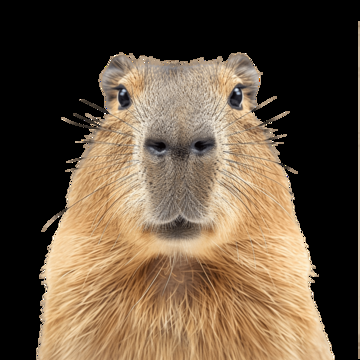
#> input picture capy.png, 360 x 360 px
$ python CAPYMERA.py
#> lines starting #> are read from the running program, lines starting #| are printed output that depends on the picture
import cv2
import numpy as np
import os
from collections import deque

# Initialize webcam
cap = cv2.VideoCapture(0)

# Get frame dimensions
frame_width = int(cap.get(3))
frame_height = int(cap.get(4))

# Define codec and create VideoWriter object
fourcc = cv2.VideoWriter_fourcc(*'XVID')
out = cv2.VideoWriter('output.avi', fourcc, 20.0, (frame_width, frame_height))

# Load Haar cascade for face detection
haar_cascade_path = 'haarcascade_frontalface_default.xml'
if not os.path.exists(haar_cascade_path):
    raise FileNotFoundError(f"Haar cascade file '{haar_cascade_path}' not found!")

face_cascade = cv2.CascadeClassifier(haar_cascade_path)

# Load the filter image (Ensure this file exists)
filter_path = 'capy.png'
filter_img = cv2.imread(filter_path, cv2.IMREAD_UNCHANGED)
#> filter_img is the input picture: shape (360, 360, 4); mean B, G, R, A 62.7, 82.3, 100.4, 128.6
if filter_img is None:
    raise FileNotFoundError(f"Filter image '{filter_path}' not found.")

# Queue to store face positions for smoothing
face_history = deque(maxlen=10)  # Store last 10 detections

# Toggle flag for filter display
filter_enabled = False

# Function to overlay an image with transparency on a frame
def overlay_image(background, overlay, x, y, w, h):
    overlay_resized = cv2.resize(overlay, (w, h))

    if overlay_resized.shape[2] == 4:
        mask = overlay_resized[:, :, 3] / 255.0
        overlay_rgb = overlay_resized[:, :, :3]

        # Ensure within bounds
        y1, y2 = max(0, y), min(background.shape[0], y + h)
        x1, x2 = max(0, x), min(background.shape[1], x + w)

        # Adjust overlay and mask dimensions
        overlay_cropped = overlay_rgb[:y2 - y1, :x2 - x1]
        mask_cropped = mask[:y2 - y1, :x2 - x1]

        # Blend overlay with background
        for c in range(3):
            background[y1:y2, x1:x2, c] = (1 - mask_cropped) * background[y1:y2, x1:x2, c] + mask_cropped * overlay_cropped[:, :, c]

# Mode flag for recording
recording = False

while True:
    ret, frame = cap.read()
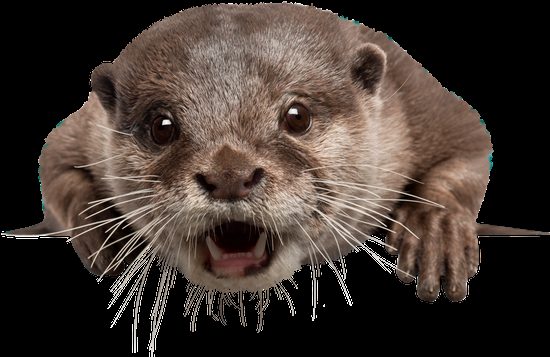
#> input picture otter.png, 550 x 357 px, given in place of the camera
#> frame is the input picture: shape (357, 550, 3); mean B, G, R 47.9, 54.2, 65.3
    if not ret:
        break

    gray = cv2.cvtColor(frame, cv2.COLOR_BGR2GRAY)
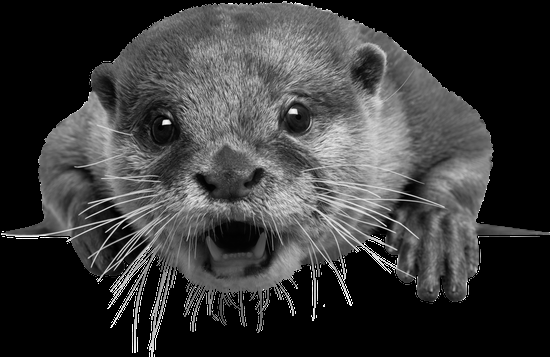
#> gray: shape (357, 550); min 0, max 255, mean 56.8
    faces = face_cascade.detectMultiScale(gray, scaleFactor=1.3, minNeighbors=5, minSize=(50, 50))
#> faces = ()

    if len(faces) > 0:
        x, y, w, h = faces[0]  # Take the first detected face

        # Store face positions for smoothing
        face_history.append((x, y, w, h))

        # Compute moving average of the last 10 frames
        x = int(np.mean([pos[0] for pos in face_history]))
        y = int(np.mean([pos[1] for pos in face_history]))
        w = int(np.mean([pos[2] for pos in face_history]))
        h = int(np.mean([pos[3] for pos in face_history]))

        # Apply filter if enabled
        if filter_enabled:
            overlay_image(frame, filter_img, x - int(w * 0.1), y - int(h * 0.4), int(w * 1.4), int(h * 1.5))

    # Display recording status
    display_frame = frame.copy()
    cv2.putText(display_frame, 'Record: Space | Exit: ESC | Filter: F', (10, 30), cv2.FONT_HERSHEY_SIMPLEX, 0.6, (255, 255, 255), 1)

    if recording:
        out.write(frame)
        cv2.putText(display_frame, 'Recording...', (10, 70), cv2.FONT_HERSHEY_SIMPLEX, 1, (10, 10, 200), 2)
    else:
        cv2.putText(display_frame, 'Ready to Record', (10, 70), cv2.FONT_HERSHEY_SIMPLEX, 1, (25, 200, 50), 2)
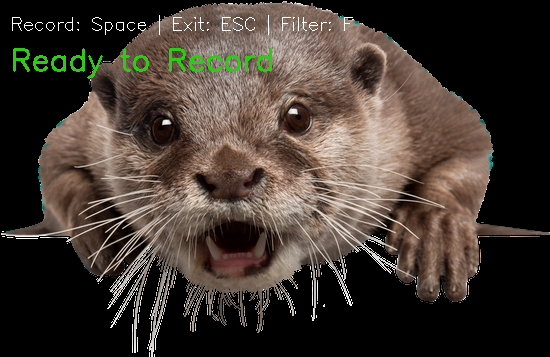
#> display_frame: shape (357, 550, 3); mean B, G, R 48.3, 56.2, 65.8

    # Show frame
    cv2.imshow('Video Recorder', display_frame)

    # Handle key events
    key = cv2.waitKey(1) & 0xFF
#> (key Esc is pressed here)
    if key == 27:  # ESC key to exit
        break
    elif key == 32:  # Space key to toggle recording mode
        recording = not recording
    elif key == ord('f'):  # Toggle filter with 'F' key
        filter_enabled = not filter_enabled

# Release resources
cap.release()
out.release()
cv2.destroyAllWindows()
